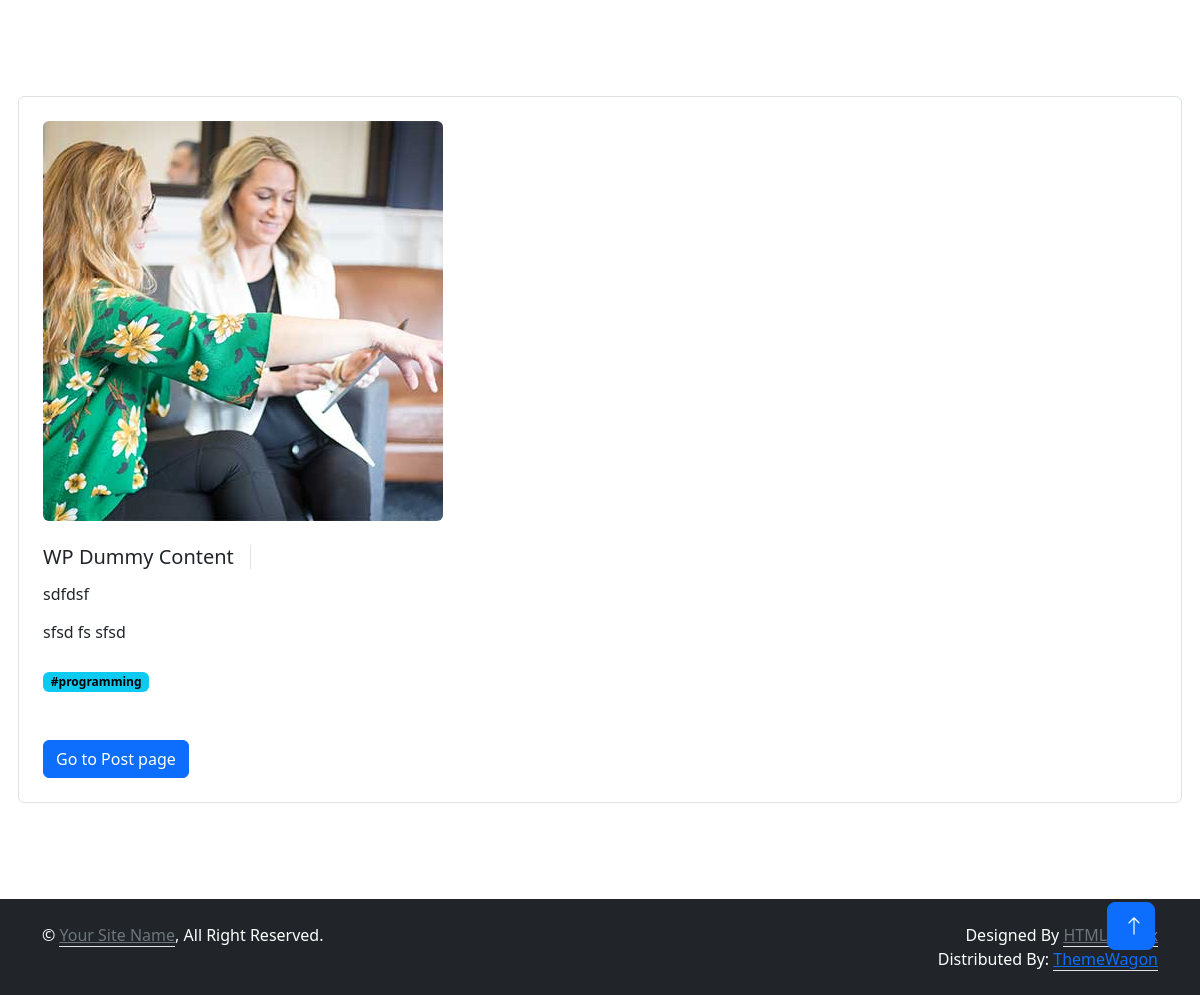
The page /blog/post/wp-dummy-content-2 on the database its author committed.
### blog/models.py (models this page shows, shortened)
class Post(models.Model):
    headline = models.CharField(max_length=200)
    sub_headline = models.CharField(max_length=200, null=True, blank=True)
    thumbnail = models.ImageField(null=True, blank=True, upload_to='blog/images', default='img.png')
    body = RichTextUploadingField(null=True, blank=True)
    created_at = models.DateTimeField(auto_now=True)
    active = models.BooleanField(default=False)
    featured = models.BooleanField(default=False)
    tags = models.ManyToManyField(Tags, blank=True)
    slug = models.SlugField(blank=True, null=True)

class Tags(models.Model):
    name = models.CharField(max_length=200)

### blog/views.py (the view)
# urls.py: path('post/<str:slug>', views.single_post, name='post'),
def single_post(request, slug):
    post_obj = Post.objects.get(slug = slug)
    context = {
        'post_obj':post_obj,
    }
    return render(request, 'post.html', context)

### templates/post.html (shortened to what this page needs)
{% extends 'base.html' %}
{% load static %}
{% block content %}
<link href="https://cdn.jsdelivr.net/npm/bootstrap@5.3.1/dist/css/bootstrap.min.css" rel="stylesheet">
<div class="container-xxl py-6" id="about">
    <div class="container">
        <div class="row g-5">
            <div class="col-lg-12 wow fadeInUp border p-4 rounded" data-wow-delay="0.5s">
                <div class="row g-3 mb-4">
                    <div class="col-sm-12">
                        <img class="img-fluid rounded"
                            src="{% static 'img/about-2.jpg' %}" alt>
                    </div>
                </div>
                <div class="d-flex align-items-center mb-3">
                    <h5 class="border-end pe-3 me-3 mb-0">{{post_obj.headline}}</h5>
                </div>
                <div class="d-flex align-items-center mb-3">
                    <h6 class=" pe-3 me-3 mb-0">{{post_obj.sub_headline}}</h6>
                </div>
                <p class="mb-4">{{post_obj.body|safe}}</p>
                   {% for tag in post_obj.tags.all %}
                    <span class="badge text-bg-info">#{{tag.name}}</span>
                {% endfor %}
                    <div class="d-flex align-items-center pt-5">
                        <a href = " {% url 'postlist' %}" class="btn btn-primary ">Go to Post page</a>
                    </div>
            </div>
        </div>
    </div>
</div>
{% endblock %}

### static/css/style.css (style rules this page uses)
:root { --primary: #6244C5; --secondary: #FFC448; --light: #FAFAFB; --dark: #12141D; }
.py-6 { padding-top: 6rem; padding-bottom: 6rem; }
.btn { font-weight: 500; transition: .5s; }
.btn.btn-primary, .btn.btn-secondary { color: #FFFFFF; }

### rows shown on the page
Post: headline "WP Dummy Content", sub_headline "sdfdsf", body "sfsd fs sfsd"
Tags: name "programming"
